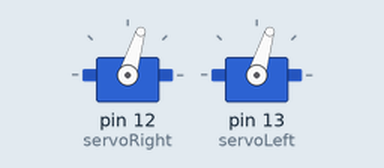
Recording of a sketch running on a simulated Arduino Uno, built with avr-gcc and run on an emulated ATmega328P. Shown: 2 × servo.

Above: at 0.1 s.
At 4.1 s:
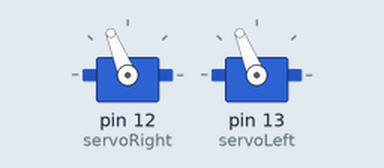
At 7.1 s:
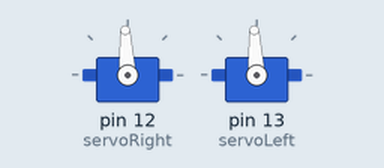
Timing chart, 0 to 8.6 s (numbered marks = the images above):
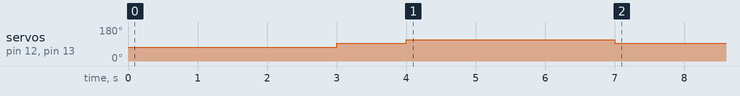

Measured:
- by itself, servo on pin 12 (servoRight), servo on pin 13 (servoLeft): 73° → 93° at 3.0 s, → 112° 1.0 s later, → 93° 3.0 s later

The sketch:

ServoTest.ino
```cpp
#include <Servo.h>

Servo servoLeft;
Servo servoRight;

void setup()
{
  servoRight.attach(12);
  servoLeft.attach(13);

  servoLeft.writeMicroseconds(1300);
  servoRight.writeMicroseconds(1300);
  delay(3000);

  servoLeft.writeMicroseconds(1500);
  servoRight.writeMicroseconds(1500);
  delay(1000);

  servoLeft.writeMicroseconds(1700);
  servoRight.writeMicroseconds(1700);
  delay(3000);

  servoLeft.writeMicroseconds(1500);
  servoRight.writeMicroseconds(1500);
}

void loop()
{
}
```
